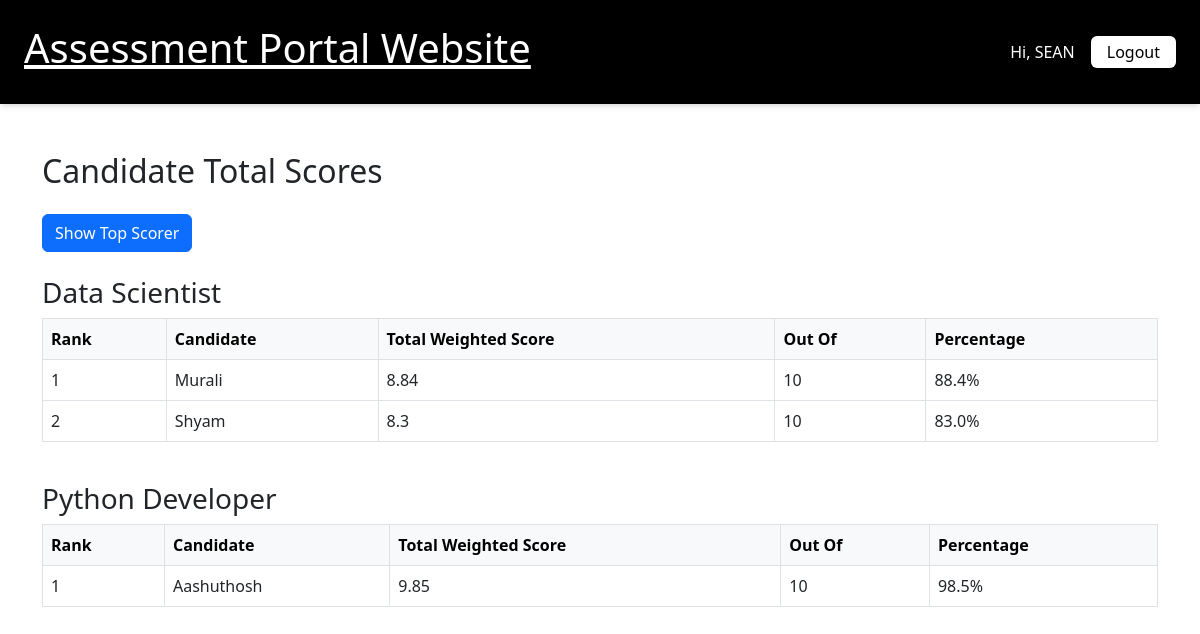
Page /candidatescore/ (signed in) on the committed database.
### assessment_app/models.py (models this page shows, shortened)
class Role(models.Model):
    title = models.CharField(max_length=40,null=False,blank=False,unique=True)

class Candidate(models.Model):
    name = models.CharField(max_length=30,null=False,blank=False)
    email = models.EmailField(null=False,blank=False)
    resume = models.FileField(upload_to="resumes/",blank=True,null=True)
    role = models.ForeignKey(Role,related_name='candidaterole',on_delete=models.CASCADE)

### assessment_app/views.py (the view, shortened to what this page needs)
# urls.py: path('candidatescore/',CandidateScoreListView.as_view(),name='candidate-scores'),
class CandidateScoreListView(ListView):
    model = Candidate
    template_name = 'candidatescores.html'
    context_object_name = 'candidates'
    def get_queryset(self):
        return Candidate.objects.select_related('role')
    def get_context_data(self, **kwargs):
        context = super().get_context_data(**kwargs)
        candidates = context['candidates']
        candidates_by_role = defaultdict(list)
        for candidate in candidates:
            weighted_scores = CandidateCriterionScore.objects.filter(candidate=candidate).annotate(
                weighted_score=ExpressionWrapper(
                    F('score') * (F('criterion__weight') / 100.0),
                    output_field=FloatField()
                )
            )
            section_scores = weighted_scores.values('criterion__criteria__criteria_section').annotate(
                total_weighted_score=Sum('weighted_score')
            )
            weighted_total = 0
            for item in section_scores:
                section_id = item['criterion__criteria__criteria_section']
                total_weighted_score = item['total_weighted_score'] or 0
                try:
                    section = Section.objects.get(id=section_id)
                    weight_obj = SectionWeight.objects.get(section=section, role=candidate.role)
                    weight = weight_obj.weight
                except (Section.DoesNotExist, SectionWeight.DoesNotExist):
                    weight = 0
                weighted_total += (total_weighted_score * weight) / 100.0
            score_rounded = round(weighted_total, 2)
            candidates_by_role[candidate.role].append({
                'candidate': candidate,
                'total_score': score_rounded,
                'percentage': round((score_rounded / 10) * 100,2),
            })
        for role, cand_list in candidates_by_role.items():
            cand_list.sort(key=lambda x: x['total_score'], reverse=True)
            for idx, entry in enumerate(cand_list, start=1):
                entry['rank'] = idx
        show_top = self.request.GET.get('top') == 'true'
        context['candidates_by_role'] = dict(candidates_by_role)
        context['showing_top'] = show_top
        return context

### templates/candidatescores.html
{% extends 'home.html' %}
{% block content %}
<link href="https://cdn.jsdelivr.net/npm/bootstrap@5.3.0/dist/css/bootstrap.min.css" rel="stylesheet">
<div class="container my-5">
    <h2 class="mb-4">Candidate Total Scores</h2>
    <div class="mb-3">
        {% if showing_top %}
            <a href="{% url 'candidate-scores' %}" class="btn btn-secondary">Show All Candidates</a>
        {% else %}
            <a href="{% url 'candidate-scores' %}?top=true" class="btn btn-primary">Show Top Scorer</a>
        {% endif %}
    </div>
    {% if candidates_by_role %}
        {% for role, cand_list in candidates_by_role.items %}
            <h3 class="mt-4">{{ role.title }}</h3>
            <div class="table-responsive">
                <table class="table table-bordered table-hover align-middle">
                    <thead class="table-light">
                        <tr>
                            <th>Rank</th>
                            <th>Candidate</th>
                            <th>Total Weighted Score</th>
                            <th>Out Of</th>
                            <th>Percentage</th>
                        </tr>
                    </thead>
                    <tbody>
                        {% for entry in cand_list %}
                        <tr>
                            <td>{{ entry.rank }}</td>
                            <td>{{ entry.candidate.name }}</td>
                            <td>{{ entry.total_score }}</td>
                            <td>10</td>
                            <td>{{ entry.percentage }}%</td>
                        </tr>
                        {% endfor %}
                    </tbody>
                </table>
            </div>
        {% endfor %}
    {% else %}
        <div class="alert alert-info">No candidates found.</div>
    {% endif %}
</div>
{% endblock %}

### templates/home.html (shortened to what this page needs)
<!DOCTYPE html>
<html lang="en">
<head>
    <script src="https://cdn.tailwindcss.com"></script>
</head>
<body>
    <nav class="bg-black shadow-md">
    <div class="max-w-7xl mx-auto px-4 py-4 flex justify-between items-center">
        <a href="{% url 'home' %}" class="text-2xl font-bold text-white"><h1>Assessment Portal Website</h1></a>
        <div class="flex items-center gap-2">
                    {% if user.is_authenticated %}
                        <span class="text-white mr-2">Hi, {{ user.username }}</span>
                    {% else %}
                         <a href="{% url 'login' %}" class="bg-white text-black px-3 py-1 rounded hover:bg-green-600 hover:text-white transition">Login</a>
                    {% endif %}
                        <form method="post" action="{% url 'logout' %}">
                            <button type="submit" class="bg-white text-black px-3 py-1 rounded hover:bg-red-600 hover:text-white transition">Logout</button>
                        </form>
    </div>
</nav>
{% block content %}{% endblock %}
</body>
</html>

### rows in the picture
Role: title "Data Scientist"
Candidate: rank "1", candidate.name "Murali", total_score "8.84", percentage "88.4"
Candidate: rank "2", candidate.name "Shyam", total_score "8.3", percentage "83.0"
Role: title "Python Developer"
Candidate: rank "1", candidate.name "Aashuthosh", total_score "9.85", percentage "98.5"

### other values in the picture
{{ user.username }} "SEAN"
